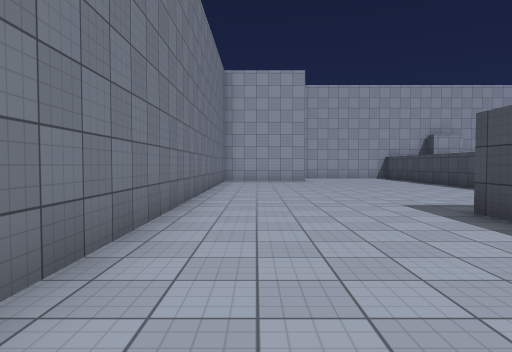
View 1 (above)

14 first-person views from a walk through a Unity game level. The camera is 1.4 m above the floor, tilts 2° down and sees 75° across. The floor is counted in squares, 2 m on a side. Each view is taken from the middle of a square. On the plan, view 1 faces up. The plan holds only what a view shows up to about 10 squares ahead; the rest is blank. The place goes on beyond the plan. The player character is not drawn. Surface patterns are stand-ins for the level's own textures.

View 2
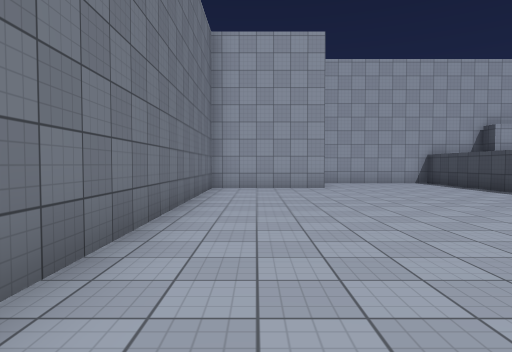

View 3
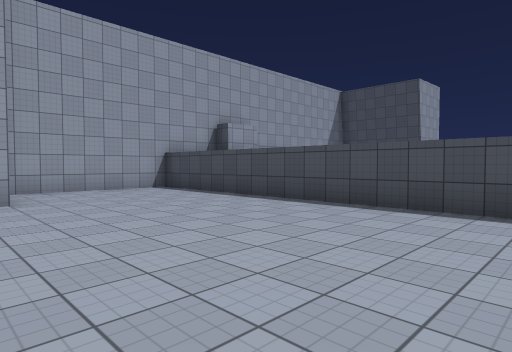

View 4
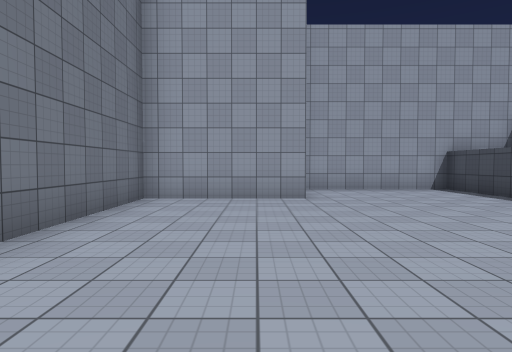

View 5
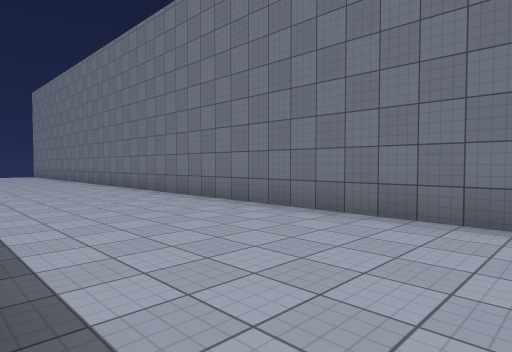

View 6
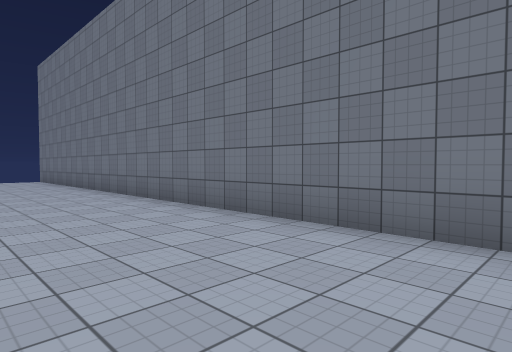

View 7
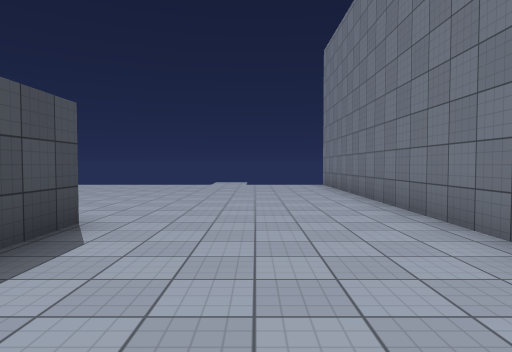

View 8
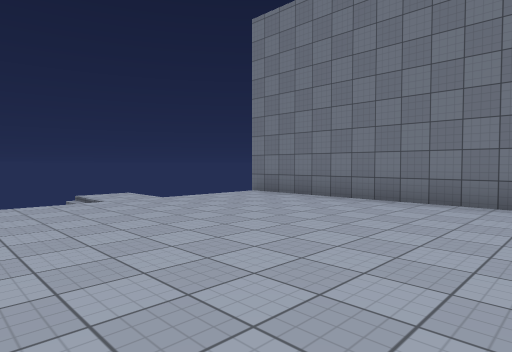

View 9
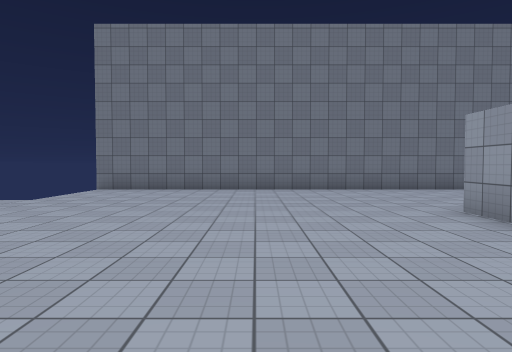

View 10
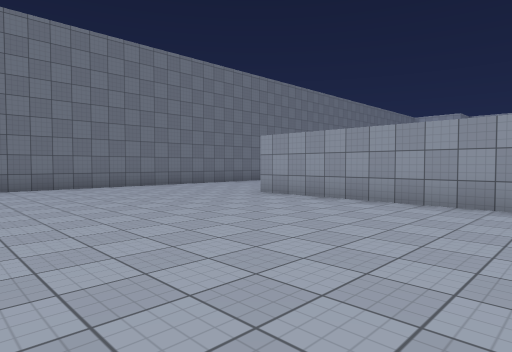

View 11
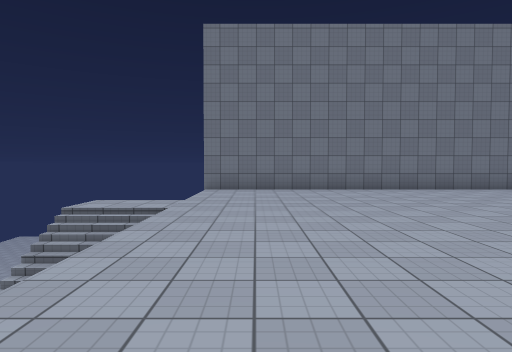

View 12
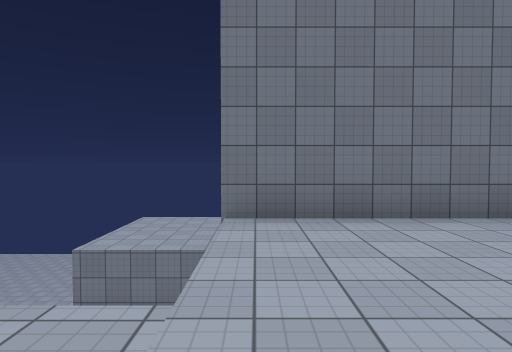

View 13
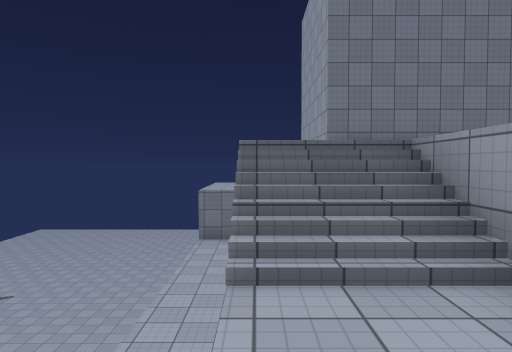

View 14
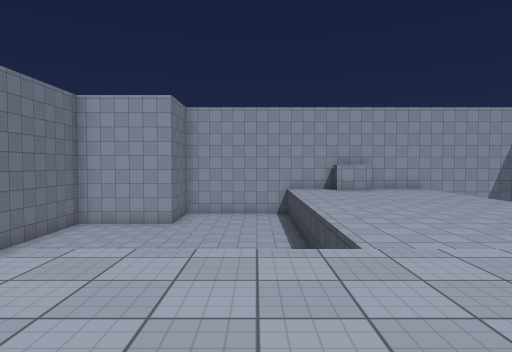

### Floor plan
Key: @ floor where view 1 was taken; # wall or solid block; . main floor; - floor 2 m lower than the main floor; : floor 2.75 m higher than the main floor; _ floor 4.75 m lower than the main floor; / step, stairs or slope; ^ raised ledge; v drop or lower ground.
Columns run from 4 left of view 1 to 9 right of it. Each row starts with its distance up from view 1.
 17       ######
 16       #....#
 15       #....#
 14   #####....#
 13   #........#
 12   #........#
 11   #........#
 10   #........#
  9   #........#
  8   #........#
  7   #........#
  6   #........
  5   #........^
  4   #....#::::
  3   #....v:::
  2   #....v :
  1   #....v
  0   #.@..
 -1   #....
 -2   #....
 -3   #....
 -4   #....
 -5   #....
 -6   #....
 -7   #....v
 -8   #....#
 -9   #....//....
-10   #..........
-11   #...........
-12   #...........
-13   #...........
-14   #...........
-15   #...........
-16   #.........
-17 #    _.//-
-18 #    _/////
-19 #______
-20 vvvvvvv

Positions as (right, up) in squares from view 1, and headings:
1: (0, 0), facing up
2: (0, 4), facing up
3: (1, 7), facing up-right
4: (1, 7), facing up
5: (3, 5), facing down-left
6: (2, -1), facing down-left
7: (1, -5), facing down
8: (5, -10), facing down-left
9: (8, -12), facing left
10: (9, -15), facing up-left
11: (8, -15), facing left
12: (3, -16), facing left
13: (6, -18), facing left
14: (5, 2), facing up
